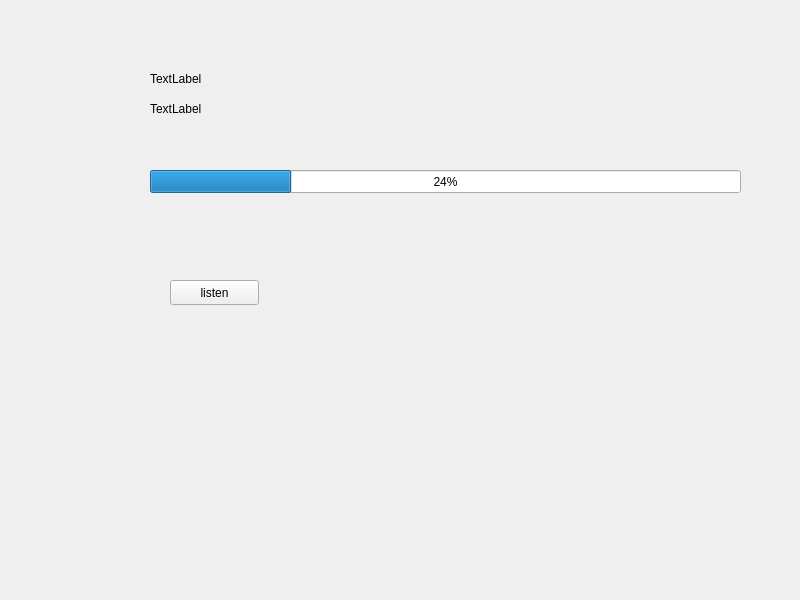
<?xml version="1.0" encoding="UTF-8"?>
<ui version="4.0">
 <class>Widget</class>
 <widget class="QWidget" name="Widget">
  <property name="geometry">
   <rect>
    <x>0</x>
    <y>0</y>
    <width>800</width>
    <height>600</height>
   </rect>
  </property>
  <property name="windowTitle">
   <string>Widget</string>
  </property>
  <widget class="QLabel" name="progressLabel">
   <property name="geometry">
    <rect>
     <x>150</x>
     <y>70</y>
     <width>601</width>
     <height>17</height>
    </rect>
   </property>
   <property name="text">
    <string>TextLabel</string>
   </property>
  </widget>
  <widget class="QLabel" name="receivedStatusLabel">
   <property name="geometry">
    <rect>
     <x>150</x>
     <y>100</y>
     <width>611</width>
     <height>17</height>
    </rect>
   </property>
   <property name="text">
    <string>TextLabel</string>
   </property>
  </widget>
  <widget class="QProgressBar" name="receivedProgressBar">
   <property name="geometry">
    <rect>
     <x>150</x>
     <y>170</y>
     <width>591</width>
     <height>23</height>
    </rect>
   </property>
   <property name="value">
    <number>24</number>
   </property>
  </widget>
  <widget class="QPushButton" name="pushButton">
   <property name="geometry">
    <rect>
     <x>170</x>
     <y>280</y>
     <width>89</width>
     <height>25</height>
    </rect>
   </property>
   <property name="text">
    <string>listen</string>
   </property>
  </widget>
 </widget>
 <resources/>
 <connections/>
</ui>
